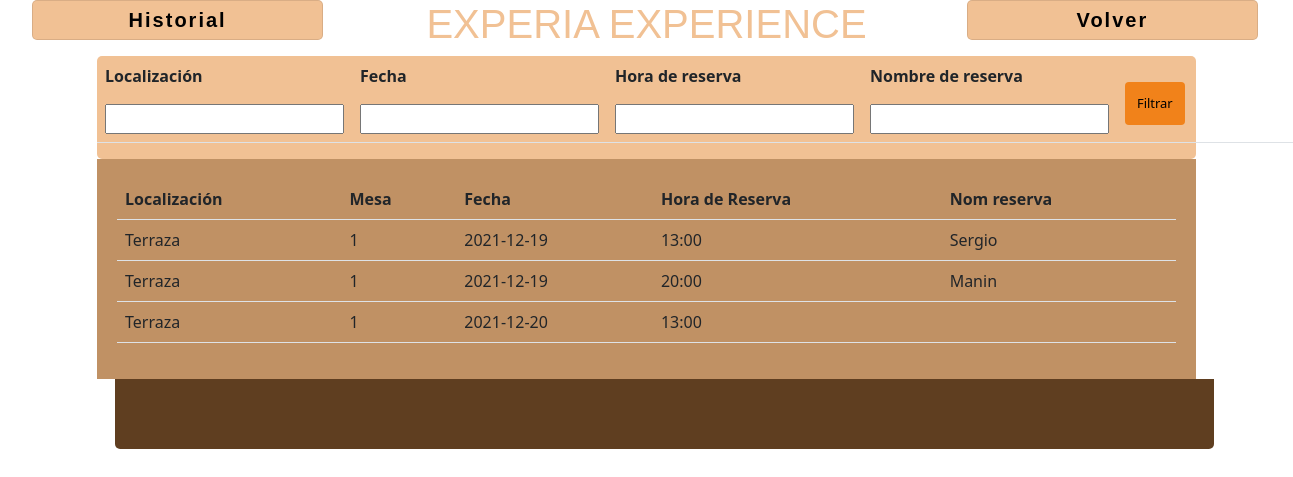
The page /view/historial.php?loc=Terraza (signed in) on the database its author committed.
### tables this page shows
CREATE TABLE `tbl_fecha` (
  `id_fecha` int NOT NULL AUTO_INCREMENT,
  `fecha_reserva` varchar(45) DEFAULT NULL,
  `hora_reserva` varchar(45) DEFAULT NULL,
  `id_mesa` int DEFAULT NULL,
  `fecha_lugar_reserva` varchar(45) DEFAULT NULL,
  `fecha_nombre` varchar(45) DEFAULT NULL,
  PRIMARY KEY (`id_fecha`),
  KEY `fk_fecha_mesa_idx` (`id_mesa`),
  CONSTRAINT `fk_fecha_mesa` FOREIGN KEY (`id_mesa`) REFERENCES `tbl_mesa` (`id_mesa`)
);

CREATE TABLE `tbl_mesa` (
  `id_mesa` int NOT NULL AUTO_INCREMENT,
  `lugar_mesa` varchar(45) DEFAULT NULL,
  `numero_mesa` int DEFAULT NULL,
  `sillas_mesa` int DEFAULT NULL,
  `id_lugar` int DEFAULT NULL,
  `estado_mesa` varchar(45) DEFAULT NULL,
  `mesa_actividad` varchar(45) DEFAULT NULL,
  PRIMARY KEY (`id_mesa`),
  KEY `fk_lugar_mesa_idx` (`id_lugar`),
  CONSTRAINT `fk_lugar_mesa` FOREIGN KEY (`id_lugar`) REFERENCES `tbl_lugar` (`id_lugar`)
);

### view/historial.php (the view, shortened to what this page needs)
<?php
include '../services/connection.php';
if(isset($_GET['loc'])){
    $loc=$_GET['loc'];
    $fecha=$_GET['fecha'];
    $entrada=$_GET['entrada'];
    $nom=$_GET['nom'];
}else{
    $loc="";
    $fecha="";
    $entrada="";
    $nom="";
}
$log=$pdo->prepare("SELECT tbl_fecha.fecha_lugar_reserva as lugar
,tbl_mesa.numero_mesa as numero
,tbl_fecha.fecha_reserva as dia
,tbl_fecha.hora_reserva as entrada
,tbl_fecha.fecha_nombre as nombre
,tbl_fecha.id_fecha as id
from tbl_fecha
inner join tbl_mesa
on tbl_fecha.id_mesa=tbl_mesa.id_mesa
where tbl_fecha.fecha_lugar_reserva like '%$loc%' and tbl_fecha.fecha_reserva like '%$fecha%' and tbl_fecha.hora_reserva like '%$entrada%' and tbl_fecha.fecha_nombre like '%$nom%'");
$log->execute();
$login=$log->fetchAll(PDO::FETCH_ASSOC);
?>
<!DOCTYPE html>
<html lang="en">
<head>
    <link rel="stylesheet" href="../styles/style.css">
    <link href="https://cdn.jsdelivr.net/npm/bootstrap@5.1.3/dist/css/bootstrap.min.css" rel="stylesheet">
</head>
<body id="portada">
    <div class="row2" id="section-1">
        <div class="usuario column-1">
        <ul class="padding-lat">
        <b><a class="btn-logout">Historial</a></b>
        </ul>
        </div>
        <div class="column-2 titulo2">
            <h1>EXPERIA EXPERIENCE</h1>
        </div>
        <div class="logout column-1">
            <ul class="padding-lat">
            <b><a style="text-decoration:none" class="btn-logout" href="inicio.php">Volver</a></b>
            </ul>
        </div>
    </div>
    <div class="flex">
        <div class="menu">
        <table class="table">
                <tr>
            <form METHOD='POST' action='../processes/filtro.proc.php'>
                    <th><p>Localización</p>
            <input type='text' name='localizacion'></th>
                    <th><p>Fecha</p>
            <input type='text' name='fecha' ></th>
                    <th><p>Hora de reserva</p>
            <input type='text' name='entrada' ></th>
                    <th><p>Nombre de reserva</p>
            <input type='text' name='nom'></th>
            <th><div class="filtrar"><input class="filtrar" type='submit' value='Filtrar' class="btn-filtro"></div></th>
                    </form>
                </tr>
     </table>
        </div>
    </div>
    <div class="flex" id="flex">
        <div class="contenido" id="contenido">
        <div class="div_botones" id="div_botones">
        <table class="table">
                <tr>
                    <th>Localización</th>
                    <th>Mesa</th>
                    <th>Fecha</th>
                    <th>Hora de Reserva</th>
                    <th>Nom reserva</th>
                </tr>
                <?php
                foreach ($login as $registro){
                ?>
            <tr>
    <td><?php echo"{$registro['lugar']}";?></td>
    <td><?php echo"{$registro['numero']}";?></td>
    <td><?php echo"{$registro['dia']}";?></td>
    <td><?php echo"{$registro['entrada']}";?></td>
    <td><?php echo"{$registro['nombre']}";?></td>
    </tr>
    <?php
    }
    ?>
     </table>
                </div>
        </div>
    </div>
    <footer>
    <div class="logo_footer">
    </footer>
</body>
</html>

### styles/style.css (style rules this page uses)
* { box-sizing: border-box; }
body { margin: 0; font-family: Arial; }
#portada { background-image: url("https://s1.1zoom.me/big0/706/350861-admin.jpg"); background-size: cover; }
input[type=submit] { width: 100%; background-color: #f1c194; margin: 8px 0; padding: 12px; border: none; border-radius: 4px; cursor: pointer; }
.row2:after { content: ""; display: table; clear: both; }
#section-1 { padding: 0%; }
.usuario { text-align: left; color: black; font-size: 20px; }
.logout { text-align: right; color: black; font-size: 20px; margin-left: -35px; }
.column-1 { width: 25%; float: left; }
.btn-logout { position: relative; display: block; padding: 5px; border-radius: 5px; text-align: center; font-family: "Avant Garde", Avantgarde, "Century Gothic", CenturyGothic, "AppleGothic", sans-serif; font-weight: bold; overflow: hidden; color: rgb(0, 0, 0); cursor: pointer; letter-spacing: 2px; box-shadow: inset 0 0 0 1px rgba(0, 0, 0, 0.1); text-decoration: none; transition: all ease 0.5s; background: #f1c194; }
.filtrar { padding-right: 100px; padding-top: 10px; font-size: 1vw; }
input.filtrar { background-color: #f1821a; }
.btn-logout:after, .btn-logout:before { width: 80px; height: 200px; content: ''; display: block; background: rgba(255, 255, 255, 0.5); transform: rotate(45deg); top: -60px; position: absolute; transition: none; right: -45%; cursor: pointer; }
.btn-logout:before { left: -48%; }
.column-2 { width: 50%; float: left; }
.titulo2 { text-align: center; color: #f1c194; font-size: 25px; font-family: "Avant Garde", Avantgarde, "Century Gothic", CenturyGothic, "AppleGothic", sans-serif; text-transform: uppercase; text-rendering: optimizeLegibility; }
.menu { color: white; width: 85%; border-radius: 5px; background-color: #f1c194; }
.contenido { color: white; width: 85%; height: auto; background-color: #c09164; padding: 20px; }
.flex { display: flex; align-items: center; justify-content: center; height: auto; }
#flex { opacity: 100%; }
footer { align-items: center; text-align: center; background-color: #5f3e20; width: 85%; margin-left: 115px; border-bottom-right-radius: 5px; border-bottom-left-radius: 5px; }
.logo_footer { width: 70px; height: 70px; cursor: pointer; padding: 30px 40px 40px 30px; background-repeat: no-repeat; }

### rows shown on the page
tbl_fecha: fecha_lugar_reserva "Terraza", id_mesa.numero_mesa "1", fecha_reserva "2021-12-19", hora_reserva "13:00", fecha_nombre "Sergio"
tbl_fecha: fecha_lugar_reserva "Terraza", id_mesa.numero_mesa "1", fecha_reserva "2021-12-19", hora_reserva "20:00", fecha_nombre "Manin"
tbl_fecha: fecha_lugar_reserva "Terraza", id_mesa.numero_mesa "1", fecha_reserva "2021-12-20", hora_reserva "13:00"
